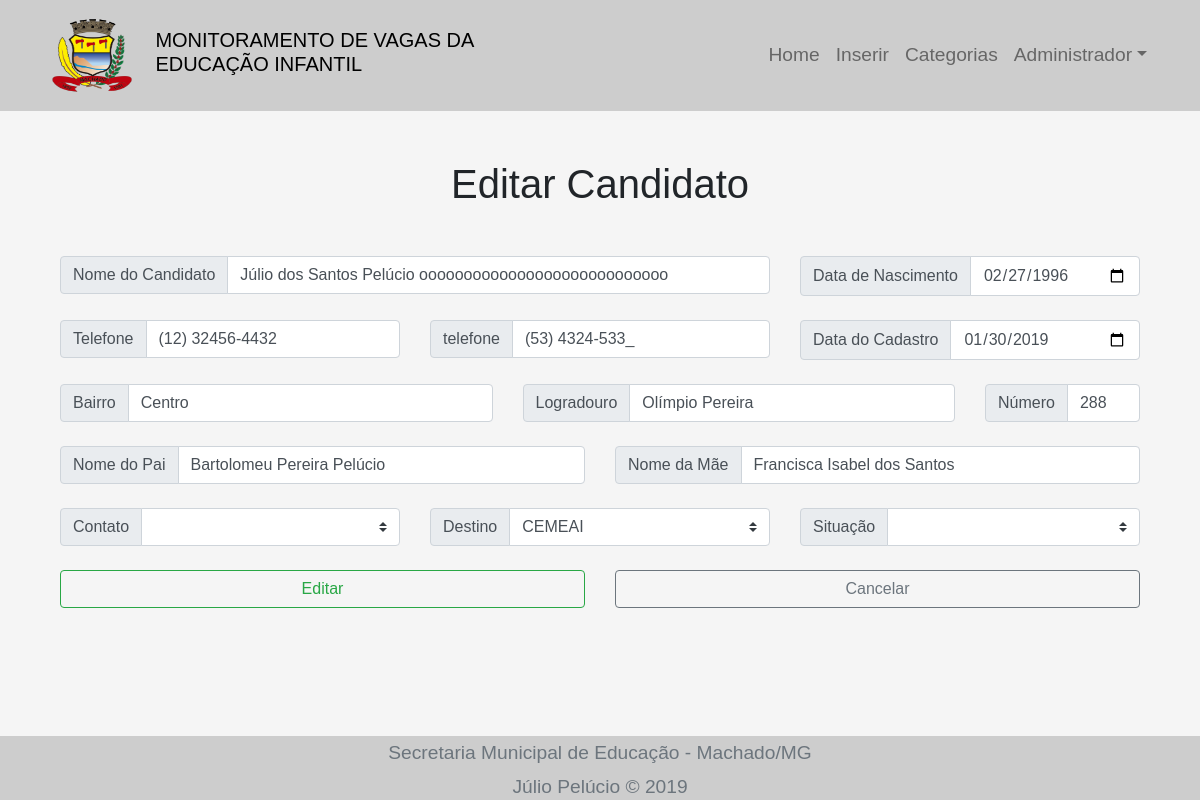
Screenshot of /view/edit_candidate.php?id=24 (signed in) with the database file from the repository.
### tables this page shows
CREATE TABLE `candidates` (
  `id` int(11) NOT NULL,
  `name` varchar(255) NOT NULL,
  `birth` date NOT NULL,
  `inscription` date NOT NULL,
  `mother` varchar(255) DEFAULT NULL,
  `father` varchar(255) DEFAULT NULL,
  `street` varchar(255) NOT NULL,
  `number` int(11) NOT NULL,
  `neighborhood` varchar(255) NOT NULL,
  `telephone` bigint(20) NOT NULL,
  `telephone2` bigint(11) DEFAULT NULL,
  `contact` varchar(255) DEFAULT ' ',
  `destination` varchar(255) DEFAULT ' ',
  `situation` varchar(255) DEFAULT ' '
);

### model/candidates.php (called while the page is built, shortened)
<?php
function getCandidateById($id){
	$conn = dbConnetion();
	$statement = $conn->prepare("SELECT * FROM `candidates` WHERE id = :id");
	$statement->bindParam(':id', $id);
	$statement->execute();
	$candidate = $statement->fetch(PDO::FETCH_OBJ);
	return $candidate;
}

### view/edit_candidate.php (the view, shortened to what this page needs)
<?php
require_once abspath().'/controller/edit_candidate.php';
require_once abspath().'/view/template/frontend/header.php';
$candidate = loadCandidateUpdate($_GET['id']);
?>
	<div class="container">
        <div id="page-content-wrapper">
            <section class="container-fluid text-center">
                <h1 class="mb-5">Editar Candidato</h1>
                <form action="../controller/edit_candidate.php" method="post">
	                <div class="row my-md-2">
	                    <div class="col-md-8 col-sm-12">
	                    	<div class="input-group mb-md-3 mb-sm-1">
							  <div class="input-group-prepend">
							    <span class="input-group-text" id="basic-addon-name">Nome do Candidato</span>
							  </div>
							  <input type="text" required class="form-control" id="name" name="name" aria-describedby="basic-addon-name" value="<?php echo $candidate->name ?>">
							</div>
	                    </div>
	                    <div class="col-md-4 col-sm-12">
	                    	<div class="input-group mb-md-3 mb-sm-1">
							  <div class="input-group-prepend">
							    <span class="input-group-text" id="basic-addon-birth">Data de Nascimento</span>
							  </div>
							  <input type="date" required class="form-control" id="birth" name="birth" aria-describedby="basic-addon-birth" value="<?php echo $candidate->birth ?>">
							</div>
	                    </div>
					</div>
					<div class="row my-md-2">
	                    <div class="col-md-4 col-sm-12">
	                    	<div class="input-group mb-md-3 mb-sm-1">
							  <div class="input-group-prepend">
							    <span class="input-group-text" id="basic-addon-tel">Telefone</span>
							  </div>
							  <input type="text" required minlength="8" class="form-control" id="tel" name="tel" aria-describedby="basic-addon-tel" value="<?php echo $candidate->telephone ?>">
							</div>
	                    </div>
	                    <div class="col-md-4 col-sm-12">
	                    	<div class="input-group mb-md-3 mb-sm-1">
							  <div class="input-group-prepend">
							    <span class="input-group-text" id="basic-addon-tel2">telefone</span>
							  </div>
							  <input type="text" required minlength="8" class="form-control" id="tel2" name="tel2" aria-describedby="basic-addon-tel2" value="<?php echo $candidate->telephone2 ?>">
							</div>
	                    </div>
	                    <div class="col-md-4 col-sm-12">
	                    	<div class="input-group mb-md-3 mb-sm-1">
							  <div class="input-group-prepend">
							    <span class="input-group-text" id="basic-addon-inscription">Data do Cadastro</span>
							  </div>
							  <input type="date" required class="form-control" id="inscription" name="inscription" aria-describedby="basic-addon-inscription"  value="<?php echo $candidate->inscription ?>">
							</div>
	                    </div>
					</div>
					<div class="row my-md-2">
	                    <div class="col-md-5 col-sm-12">
	                    	<div class="input-group mb-md-3 mb-sm-1">
							  <div class="input-group-prepend">
							    <span class="input-group-text" id="basic-addon-neighborhood">Bairro</span>
							  </div>
							  <input type="text" required class="form-control" id="neighborhood" name="neighborhood" aria-describedby="basic-addon-neighborhood" value="<?php echo $candidate->neighborhood ?>">
							</div>
	                    </div>
	                    <div class="col-md-5 col-sm-12">
	                    	<div class="input-group mb-md-3 mb-sm-1">
							  <div class="input-group-prepend">
							    <span class="input-group-text" id="basic-addon-street">Logradouro</span>
							  </div>
							  <input type="text" required class="form-control" id="street" name="street" aria-describedby="basic-addon-street" value="<?php echo $candidate->street ?>">
							</div>
	                    </div>
	                    <div class="col-md-2 col-sm-12">
	                    	<div class="input-group mb-md-3 mb-sm-1">
							  <div class="input-group-prepend">
							    <span class="input-group-text" id="basic-addon-number">Número</span>
							  </div>
							  <input type="number" min="0" required class="form-control" id="number" name="number" aria-describedby="basic-addon-number" value="<?php echo $candidate->number ?>">
							</div>
	                    </div>
					</div>
					<div class="row my-md-2">
	                    <div class="col-md-6 col-sm-12">
	                    	<div class="input-group mb-md-3 mb-sm-1">
							  <div class="input-group-prepend">
							    <span class="input-group-text" id="basic-addon-father">Nome do Pai</span>
							  </div>
							  <input type="text" required class="form-control" id="father" name="father" aria-describedby="basic-addon-father" value="<?php echo $candidate->father ?>">
							</div>
	                    </div>
	                    <div class="col-md-6 col-sm-12">
	                    	<div class="input-group mb-md-3 mb-sm-1">
							  <div class="input-group-prepend">
							    <span class="input-group-text" id="basic-addon-mother">Nome da Mãe</span>
							  </div>
							  <input type="text" required class="form-control" id="mother" name="mother" aria-describedby="basic-addon-mother" value="<?php echo $candidate->mother ?>">
							</div>
	                    </div>
					</div>
					<div class="row my-md-2">
	                    <div class="col-md-4 col-sm-4">
	                    	<div class="input-group mb-md-3 mb-sm-1">
	                    		<div class="input-group-prepend">
							    	<span class="input-group-text" id="basic-addon-contact">Contato</span>
							  	</div>
							  	<select class="custom-select" id="contact" name="contact" aria-describedby="basic-addon-contact">
								  <?php echo checkContact($candidate->contact) ?>
								</select>
							</div>
	                    </div>
	                    <div class="col-md-4 col-sm-4">
	                    	<div class="input-group mb-md-3 mb-sm-1">
							  	<div class="input-group-prepend">
							    	<span class="input-group-text" id="basic-addon-destination">Destino</span>
							  	</div>
							  	<select class="custom-select" id="destination" name="destination" aria-describedby="basic-addon-destination">
								  <?php echo checkDestination($candidate->destination) ?>
								</select>
							</div>
	                    </div>
	                    <div class="col-md-4 col-sm-4">
	                    	<div class="input-group mb-md-3 mb-sm-1">
							  <div class="input-group-prepend">
							    <span class="input-group-text" id="basic-addon-situation">Situação</span>
							  </div>
							  <select class="custom-select" id="situation" name="situation" aria-describedby="basic-addon-situation">
								  <?php echo checkSituation($candidate->situation) ?>
								</select>
							</div>
	                    </div>
					</div>
					<div class="row my-md-2 justify-content-around mt-5">
	                    <div class="form-group col-md-6 col-sm-6">
	                       <button type="submit" class="btn btn-outline-success btn-block" id="edit" name="edit">Editar</button>
	                    </div>
	                    <div class="form-group col-md-6 col-sm-6">
	                       <a href="index.php" class="btn btn-outline-secondary btn-block" id="cancel" name="cancel">Cancelar</a>
	                    </div>
	                </div>
                </form>
            </section>
        </div>
    </div>
    <div class="container p-5 m-2">
    </div>
<?php require_once abspath().'/view/template/frontend/footer.php'; ?>

### assets/css/style.css (style rules this page uses)
html { position: relative; min-height: 100%; font-size: 1rem; }
body { padding-top: 10rem; font-family: Arial, Calibri; background-color: #f5f5f5; }

### rows the page displays
candidates: name "Júlio dos Santos Pelúcio oooooooooooooooooooooooooooo", birth "02/27/1996", tel "(12) 32456-4432", tel2 "(53) 4324-533_", inscription "01/30/2019", neighborhood "Centro", street "Olímpio Pereira", number "288", father "Bartolomeu Pereira Pelúcio", mother "Francisca Isabel dos Santos", destination "CEMEAI"

### other values shown
$_SESSION['name'] "Administrador"
